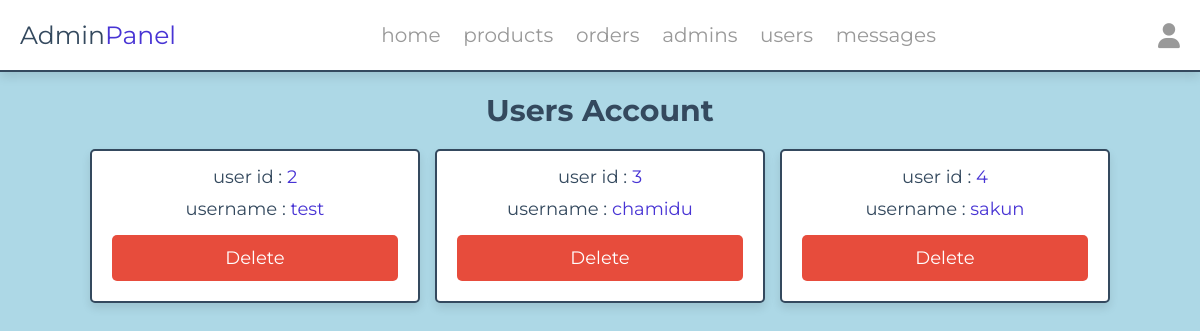
/admin/users_accounts.php (signed in), run on the app's committed database.
### tables this page shows
CREATE TABLE `users` (
  `id` int(100) NOT NULL,
  `name` varchar(20) NOT NULL,
  `email` varchar(50) NOT NULL,
  `number` varchar(10) NOT NULL,
  `password` varchar(50) NOT NULL,
  `address` varchar(500) NOT NULL
);

### admin/users_accounts.php (the view, shortened to what this page needs)
<?php
include '../components/connect.php';
?>
<!DOCTYPE html>
<html lang="en">
<head>
   <link rel="stylesheet" href="https://cdnjs.cloudflare.com/ajax/libs/font-awesome/6.1.1/css/all.min.css">
   <link rel="stylesheet" href="../css/admin_style.css">
   <link rel="stylesheet" href="../css/das.css">
</head>
<body>
<?php include '../components/admin_header.php' ?>
<section class="accounts">
   <h1 class="heading">users account</h1>
   <div class="box-container">
   <?php
      $select_account = $conn->prepare("SELECT * FROM `users`");
      $select_account->execute();
      if($select_account->rowCount() > 0){
         while($fetch_accounts = $select_account->fetch(PDO::FETCH_ASSOC)){
   ?>
   <div class="box">
      <p> user id : <span><?= $fetch_accounts['id']; ?></span> </p>
      <p> username : <span><?= $fetch_accounts['name']; ?></span> </p>
      <a href="users_accounts.php?delete=<?= $fetch_accounts['id']; ?>" class="delete-btn" onclick="return confirm('delete this account?');">delete</a>
   </div>
   <?php
      }
   }else{
      echo '<p class="empty">no accounts available</p>';
   }
   ?>
   </div>
</section>
</body>
</html>

### css/admin_style.css (style rules this page uses)
:root { --main-color:#4834d4; --red:#e74c3c; --orange:#f39c12; --black:#34495e; --white:#fff; --light-bg:#f5f5f5; --light-color:#999; --border:.2rem solid var(--black); --box-shadow:0 .5rem 1rem rgba(0,0,0,.1); }
* { font-family: 'Montserrat', sans-serif; margin:0; padding:0; box-sizing: border-box; text-decoration: none; outline: none; border:none; }
html { font-size: 62.5%; overflow-x: hidden; }
body { background-color: var(--light-bg); }
section { max-width: 1200px; margin:0 auto; padding:2rem; }
.btn, .delete-btn, .option-btn { display: block; margin-top: 1rem; border-radius: .5rem; cursor: pointer; width: 100%; font-size: 1.8rem; color:var(--white); padding:1.2rem 3rem; text-transform: capitalize; text-align: center; }
.delete-btn { background-color: var(--red); }
.heading { text-align: center; margin-bottom: 2rem; text-transform: capitalize; color:var(--black); font-size: 3rem; }
.accounts .box-container { display: grid; grid-template-columns: repeat(auto-fit, 33rem); gap:1.5rem; justify-content: center; align-items: flex-start; }
.accounts .box-container .box { background-color: var(--white); border-radius: .5rem; box-shadow: var(--box-shadow); border:var(--border); padding:2rem; padding-top: 1rem; text-align: center; }
.accounts .box-container .box p { padding: .5rem 0; font-size: 1.8rem; color:var(--black); }
.accounts .box-container .box p span { color:var(--main-color); }

### css/das.css (style rules this page uses)
body { background-color:lightblue; }

### data on the page
users: id "2", name "test"
users: id "3", name "chamidu"
users: id "4", name "sakun"
